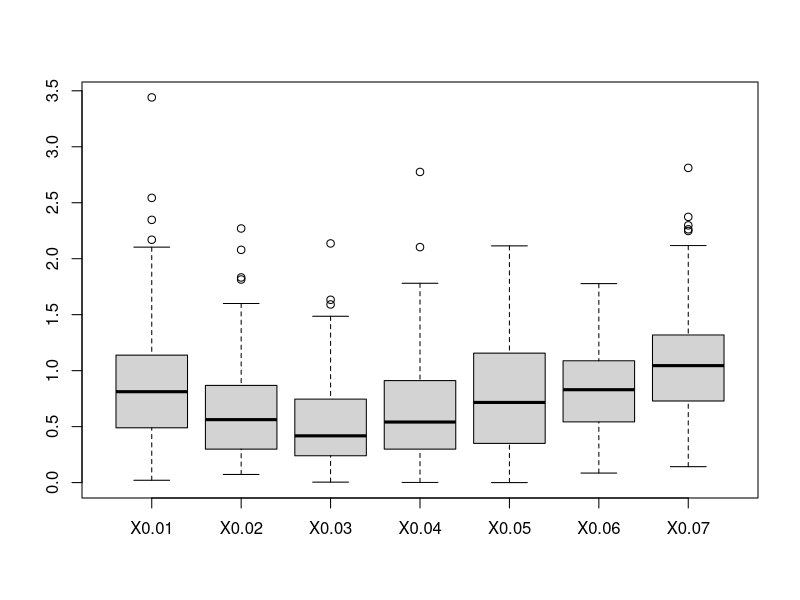
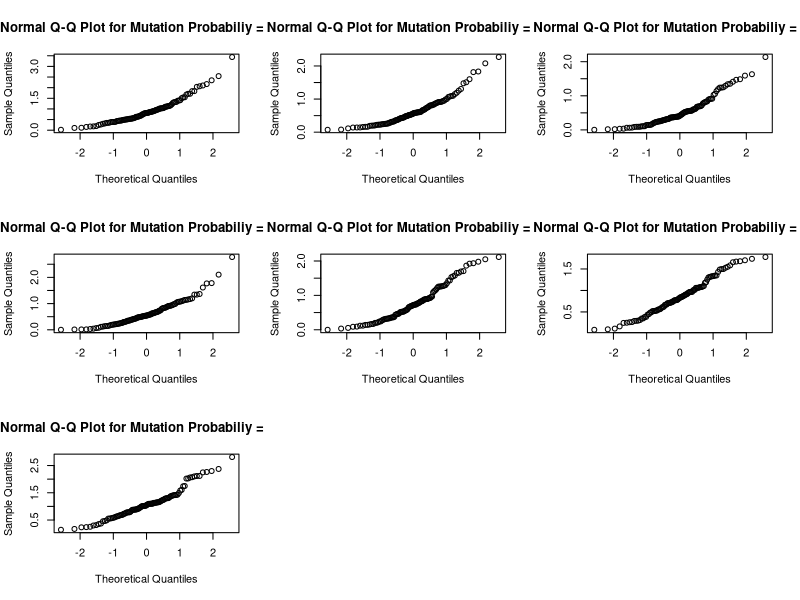
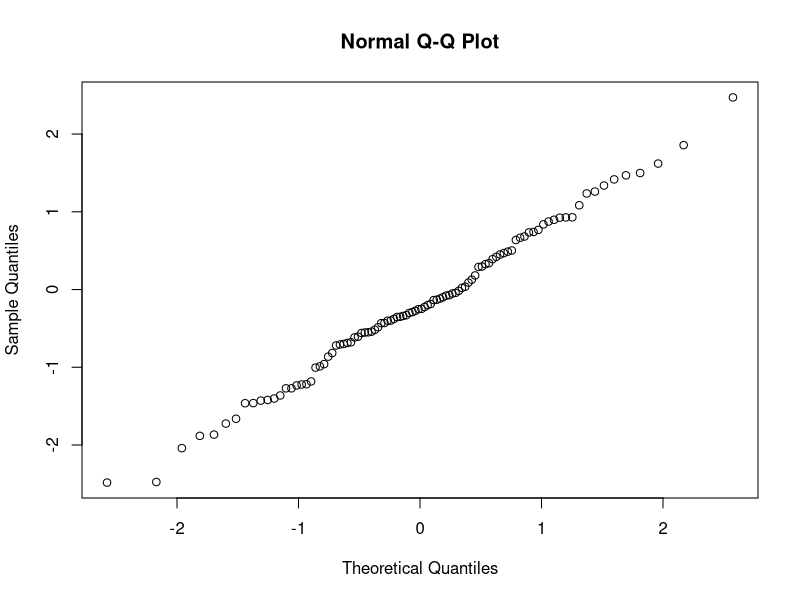
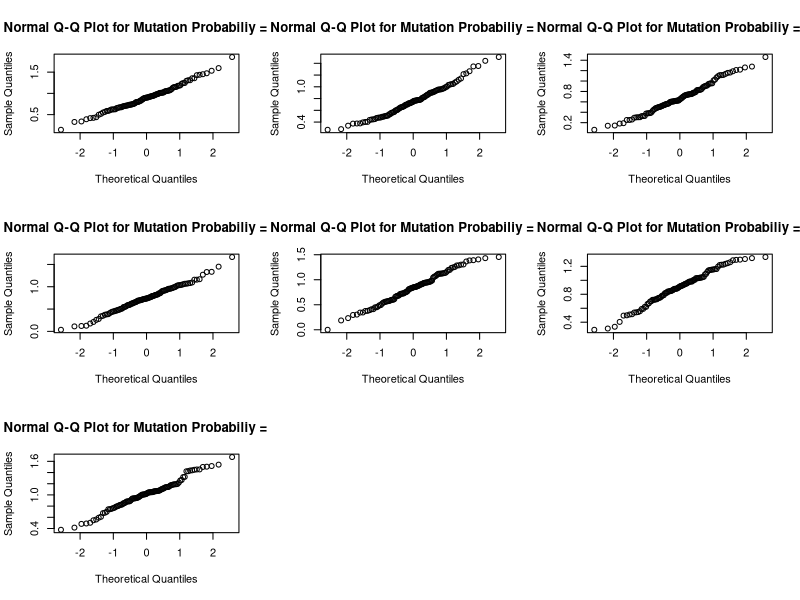
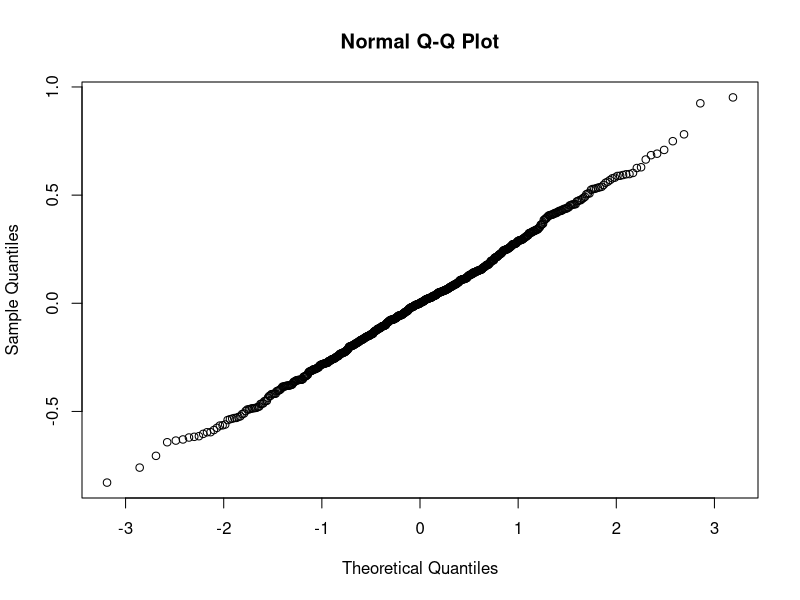

Here is the R script that generated these plots, in order:
#3.1
genal = read.table("genal.txt", header=T)
len=length(genal[,1])
nrml=rnorm(len)

par(mfrow=c(1,1));boxplot(genal)

#3.2
#Loops through, creating QQ-plot for each mutation probability
par(mfrow=c(3,3))
for (i in 1:7) {
  qqnorm(genal[,i],
         main =paste("Normal Q-Q Plot for Mutation Probabiliy =",
                     i/100))
}
#qqplot of normal random sample of same size as genal[,i]
par(mfrow=c(1,1));qqnorm(nrml)
#3.3
sqgenal=sqrt(genal)

#Loops through, creating QQ-plot for each mutation probability
par(mfrow=c(3,3))
for (i in 1:7) {
  qqnorm(sqgenal[,i],
         main =paste("Normal Q-Q Plot for Mutation Probabiliy =",
                     i/10))
}

#3.4

#Create data-frames for the origional genal data, and the squareroot genal data
sqframe=data.frame(yield=as.vector(as.matrix(sqgenal)),
                      variety=factor(rep(1:7,each=100)))

sqaov=lm(yield~variety,data=sqframe)
anova(sqaov)

#3.5
summary(sqaov)

#3.6
par(mfrow=c(1,1));qqnorm(residuals(sqaov))
